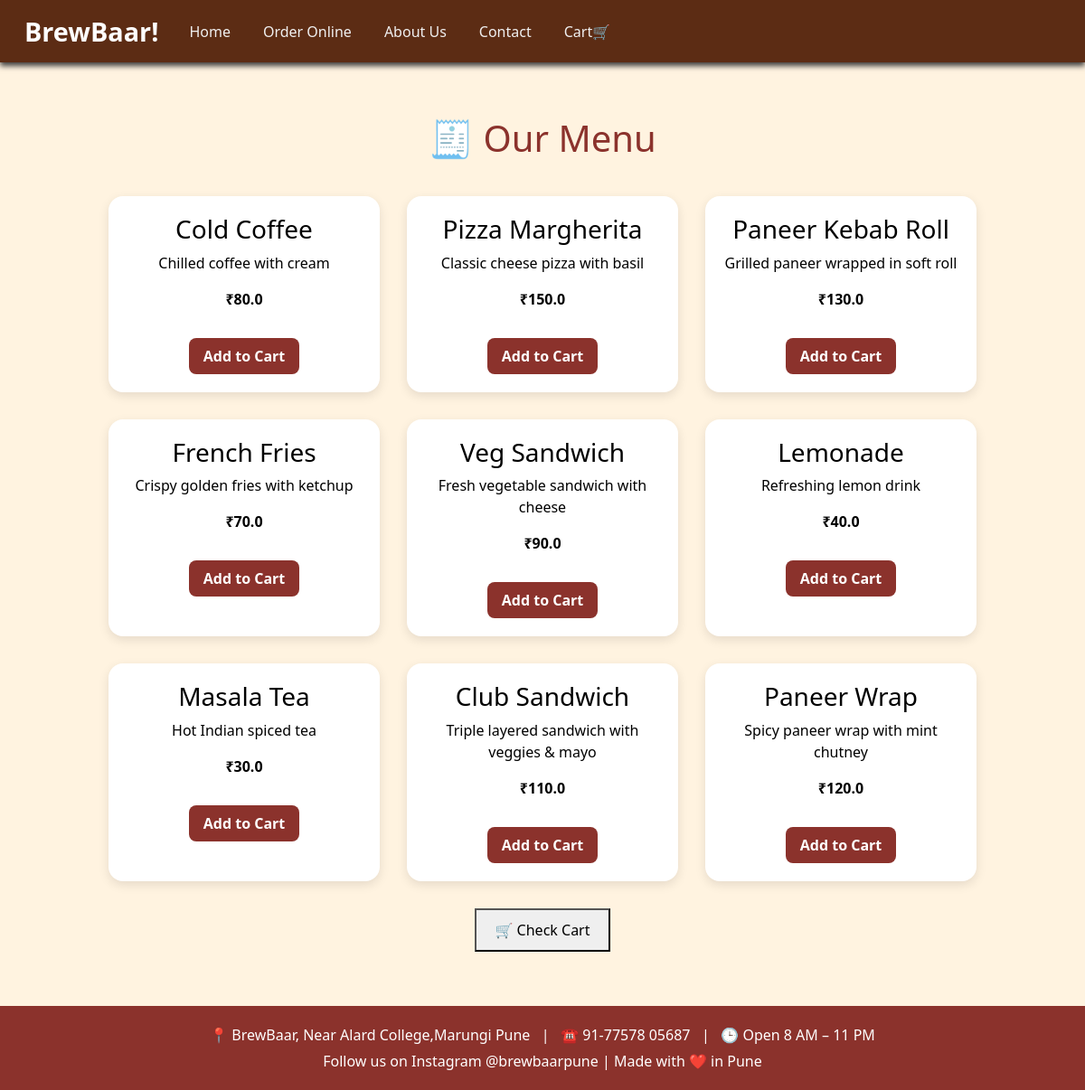
The page /menu on the database its author committed.
### home/models.py (models this page shows, shortened)
class Menu(models.Model):
    name=models.CharField(max_length=30)
    id=models.CharField(max_length=3,primary_key=True)
    description=models.CharField(max_length=60)
    price=models.FloatField()

### home/views.py (the view)
# urls.py: path('menu',views.menu,name="menu"),
def menu(request):#here we are just fetching data
    items=Menu.objects.all()
    return render(request, 'menu.html', {'menu_items': items})

### templates/menu.html (shortened to what this page needs)
{% extends "base.html" %}
{% load static %}
{% block body %}
<link rel="stylesheet" href="{% static 'menu.css' %}">
<section class="menu-section">
  <h2 class="menu-heading">🧾 Our Menu</h2>
  <div class="menu-grid">
    {% for item in menu_items %}
    <div class="menu-card">
      <h3>{{ item.name }}</h3>
      <p>{{ item.description }}</p>
      <p class="menu-price">₹{{ item.price }}</p>
      <form action="{% url 'add_to_cart' item.id %}" method="POST">
        <button type="submit" class="add-to-cart-btn">Add to Cart</button>
      </form>
    </div>
    {% endfor %}
  </div>
  <div class="cart-button-container">
    <a href="/cart">
      <button class="cart-button">🛒 Check Cart</button>
    </a>
  </div>
</section>
{% endblock %}

### templates/base.html (shortened to what this page needs)
<!DOCTYPE html>
{% load static %}
<html lang="en">
<head>
  <link rel="stylesheet" href="{% static 'styleoo.css' %}">
  <link href="https://cdn.jsdelivr.net/npm/bootstrap@5.3.0/dist/css/bootstrap.min.css" rel="stylesheet">
</head>
<body style="background-color: #e0d9d9ff; color:black;">
<nav class="navbar navbar-expand-lg" style="background-color:#5c2c14; box-shadow: 0 4px 6px #413f3eff;">
  <div class="container-fluid">
    <a class="navbar-brand" href="#" style="color: #fff; font-weight: bold; font-size: 1.8rem;">BrewBaar!</a>
    <div class="collapse navbar-collapse" id="navbarNavDropdown">
      <ul class="navbar-nav me-auto mb-2 mb-lg-0">
        <li class="nav-item">
          <a class="nav-link active" aria-current="page" href="/" style="color: #f0f0f0; margin: 0 10px;">Home</a>
        </li>
        <li class="nav-item">
         <a class="nav-link" href="/orderonline" style="color: #f0f0f0; margin: 0 10px;">Order Online</a>
        </li>
        <li class="nav-item">
          <a class="nav-link" href="/aboutus" style="color: #f0f0f0; margin: 0 10px;">About Us</a>
        </li>
        <li class="nav-item">
          <a class="nav-link" href="/contactus" style="color: #f0f0f0; margin: 0 10px;">Contact</a>
        </li>
          <li class="nav-item">
         <a class="nav-link" href="/cart" style="color: #f0f0f0; margin: 0 10px;">Cart🛒</a>
        </li>
      </ul>
    </div>
  </div>
</nav>
{% block body %}{% endblock body %}
 <footer style="background-color: #8b322c; color: white; text-align: center; padding: 20px 10px;">
      <p style="margin: 0; font-size: 16px;">
        📍 BrewBaar, Near Alard College,Marungi  Pune &nbsp; | &nbsp; ☎️ 91-77578 05687 &nbsp; | &nbsp; 🕒 Open 8 AM – 11 PM
      </p>
      <p style="margin: 5px 0 0 0;">Follow us on Instagram @brewbaarpune | Made with ❤️ in Pune</p>
    </footer>
</body>
</html>

### static/styleoo.css (style rules this page uses)
* { margin: 0; padding: 0; box-sizing: border-box; }
body { font-family: 'Segoe UI', Tahoma, Geneva, Verdana, sans-serif; background-color: #f9f9f9; color: #333; padding: 0; min-height: 100vh; display: flex; flex-direction: column; }
nav { background-color: #5d3fd3; padding: 15px 20px; color: white; display: flex; justify-content: space-between; align-items: center; }
nav a { color: white; text-decoration: none; font-weight: bold; font-size: 16px; margin-left: 15px; }
footer { background-color: #5d3fd3; color: white; text-align: center; padding: 10px 0; margin-top: auto; }
body { font-family: 'Segoe UI', sans-serif; }
form button { margin-top: 15px; padding: 12px 30px; background-color: #d2601a; color: white; border: none; border-radius: 10px; cursor: pointer; font-weight: bold; }
body { background-color: #e0d9d9ff; color: black; font-family: Arial, sans-serif; margin: 0; padding: 0; }
footer { background-color: #8b322c; color: white; text-align: center; padding: 20px 10px; position: relative; bottom: 0; width: 100%; }
footer p { margin: 0; font-size: 16px; }
footer p:last-child { margin-top: 5px; }
html, body { height: 100%; margin: 0; padding: 0; display: flex; flex-direction: column; }

### static/menu.css (style rules this page uses)
.menu-section { padding: 60px 10%; background-color: #fff3e0; font-family: 'Segoe UI', sans-serif; }
.menu-heading { text-align: center; color: #8b322c; font-size: 40px; margin-bottom: 40px; }
.menu-grid { display: grid; grid-template-columns: repeat(auto-fit, minmax(260px, 1fr)); gap: 30px; }
.menu-card { background-color: #fff; padding: 20px; border-radius: 16px; box-shadow: 0 4px 12px rgba(0, 0, 0, 0.1); text-align: center; }
.menu-price { font-weight: bold; }
.add-to-cart-btn { padding: 8px 16px; background-color: #8b322c; color: white; border: none; border-radius: 8px; cursor: pointer; }
.cart-button-container { margin-top: 30px; text-align: center; }
.cart-button { padding: 10px 20px; font-size: 16px; }

### rows shown on the page
Menu: name "Cold Coffee", description "Chilled coffee with cream", price "80.0"
Menu: name "Pizza Margherita", description "Classic cheese pizza with basil", price "150.0"
Menu: name "Paneer Kebab Roll", description "Grilled paneer wrapped in soft roll", price "130.0"
Menu: name "French Fries", description "Crispy golden fries with ketchup", price "70.0"
Menu: name "Veg Sandwich", description "Fresh vegetable sandwich with cheese", price "90.0"
Menu: name "Lemonade", description "Refreshing lemon drink", price "40.0"
Menu: name "Masala Tea", description "Hot Indian spiced tea", price "30.0"
Menu: name "Club Sandwich", description "Triple layered sandwich with veggies & mayo", price "110.0"
Menu: name "Paneer Wrap", description "Spicy paneer wrap with mint chutney", price "120.0"
